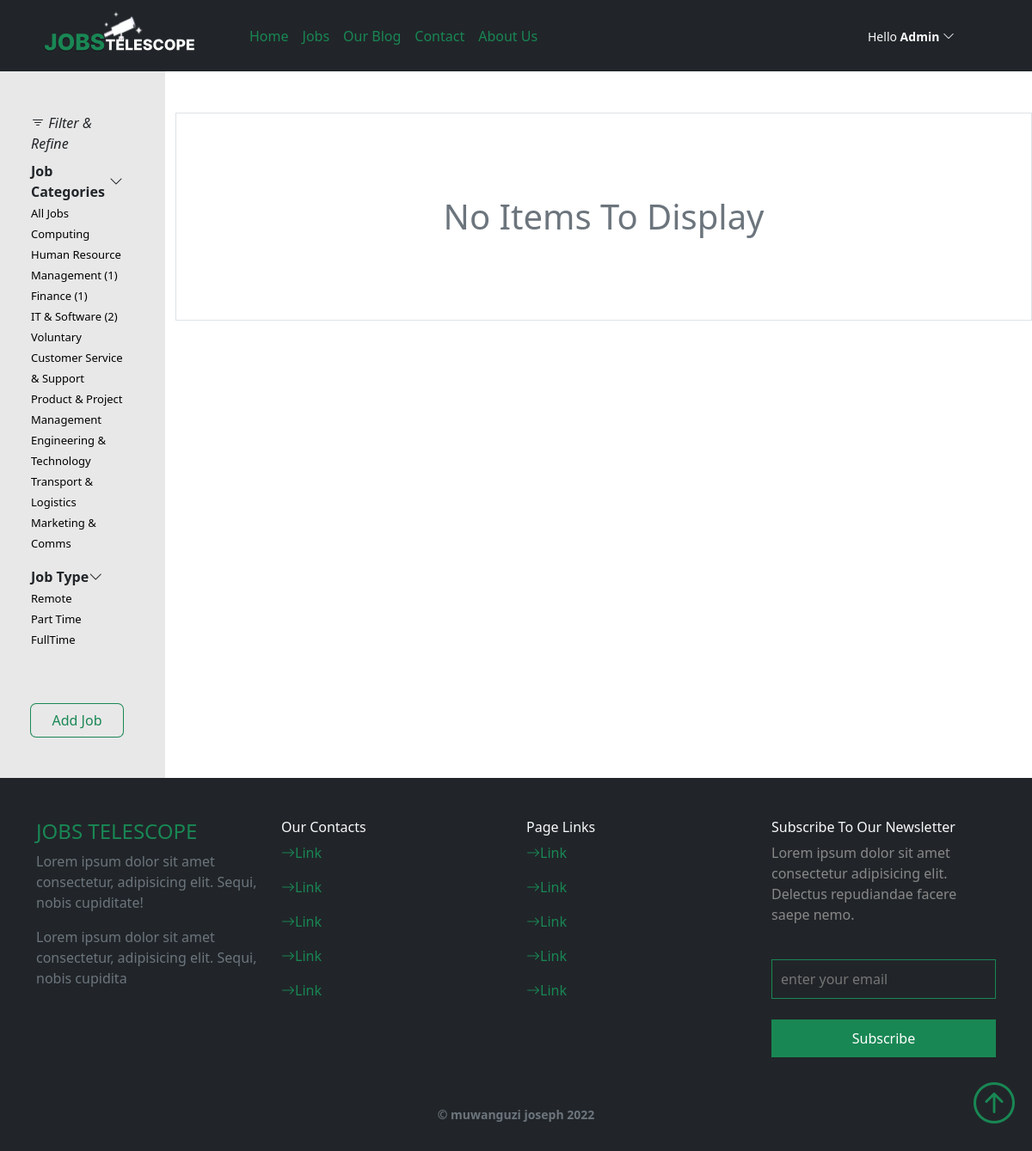
/jobs?query=Computing (signed in), run on the app's committed database.
### core/models.py (models this page shows, shortened)
class SiteUser(AbstractUser):
    GENDER_CHOICES = (("M","Male"),("F","Female"))
    phone_number = models.CharField(max_length=15,null=True)
    birthday = models.DateField(null=True)
    nationality = CountryField(blank_label='(select country)')
    gender = models.CharField(max_length=1,choices=GENDER_CHOICES,null=True)
    profile_pic = models.ImageField(upload_to="profile_pics",default="avatar.jpg")
    biography = models.TextField()
    def __str__(self):
        return self.username
    class Meta:
        swappable = "AUTH_USER_MODEL"

class JobCategory(models.Model):
    name=models.CharField(max_length=100)
    def __str__(self):
        return self.name
    class Meta:
        verbose_name_plural = "job_categories"

### core/views.py (the view, shortened to what this page needs)
# urls.py: path("jobs",views.JobsListView.as_view(),name="jobs_list"),
class JobsListView(ListView):
    model=models.Job
    context_object_name="jobs"
    template_name="pages/jobs.html"
    paginate_by =10
    def get_queryset(self):
        query = self.request.GET.get('query')
        if query:
            return models.Job.objects.filter(Q(category__name__startswith=query ) |Q(category__name__icontains=query ) | Q(title__icontains=query ) | Q(job_type__icontains=query ) | Q(title__startswith=query ) | Q(job_type__startswith=query ))
        return models.Job.objects.all().order_by("-date_published")
    def get_context_data(self, **kwargs):
        context = super().get_context_data(**kwargs)
        context['job_categories']=models.JobCategory.objects.all()
        context['add_job_form'] = AddNewJobForm()
        return context

### core/forms.py
class AddNewJobForm(forms.ModelForm):
    class Meta:
        model=Job
        fields=["title","job_type","expiring_date","description","category","years_of_experience"]
        widgets = {
             'title': forms.TextInput(attrs={'placeholder': 'Title','class':"form-control form-control-input" }),
             'job_type':forms.Select(attrs={'class':'form-select' ,'aria-label':"Default select example" }),
            'expiring_date': forms.SelectDateWidget(attrs={'placeholder': 'Expiry date','class':"form-control form-control-input"}),
             'description': forms.Textarea(attrs={'placeholder': 'Job Description','class':"form-control form-control-input"}),
        }

### templates/pages/jobs.html (shortened to what this page needs)
{%extends '../base.html'%} {% block title %} jobs for you {% endblock title %} {% block content %}
<div class=" row   jobs">
    <aside class="col-md-2 filters p-5">
        <span><i class="bi bi-filter mb-4"> Filter & Refine</i></span>
        <div class="mt-2">
            <div class="accordion-header">
                <strong class="accordion-button" data-bs-toggle="collapse" data-bs-target="#categories" aria-expanded="true" aria-controls="panelsStayOpen-collapseOne">Job Categories <i
                        class="bi bi-chevron-down"></i></strong>
            </div>
            <ul class="p-0 accordion" id="categories">
                <li class="accordion-item" style="background-color: #e8e8e8 !important"><small><a href="{%url 'jobs_list'%}">All Jobs</a></small></li>
                {% for c in job_categories %}
                <li class="accordion-item" style="background-color: #e8e8e8 !important">
                    <small><a href="?query={{c}}">{{c}} {% if c.jobs.count %}
                            ({{c.jobs.count}})
                            {% endif %} </a></small>
                </li> {% endfor %}
            </ul>
        </div>
        <div>
            <div class="accordion-header">
                <strong class="accordion-button" data-bs-toggle="collapse" data-bs-target="#types" aria-expanded="true" aria-controls="panelsStayOpen-collapseOne">Job Type <i class="bi bi-chevron-down"></i></strong>
            </div>
            <ul class="p-0 accordion" id="types">
                <li>
                    <a href="?query=remote"> <small>Remote</small></a>
                </li>
                <li>
                    <a href="?query=part time">
                        <small>Part Time</small>
                    </a>
                </li>
                <li>
                    <a href="?query=full time">
                        <small>FullTime</small>
                    </a>
                </li>
            </ul>
        </div>
        <span class="btn w-100  mt-5" data-bs-toggle="modal" data-bs-target="#add_job">Add Job</span> {% include '../components/add_job_form.html' %}
    </aside>
    <main class=" col-md-10  py-5">
        {% if jobs %}
        <div class=" row justify-content-center p-0 mx-5" style="gap: 32px; ">
            {% for job in jobs %} {% include '../components/job-card.html' %} {% endfor %} {% else %}
            <div class="p-5 border">
                <h1 class="text-center text-muted m-5">No Items To Display</h1>
            </div>{% endif %} {% include '../components/paginator.html' %}
        </div>
{% endblock content %}

### templates/components/navbar.html (shortened to what this page needs)
{% load static %}
<nav class="navbar navbar-expand-lg bg-dark">
    <div class="container">
        <a class="navbar-brand" href="{%url 'index'%}"><img src="{%static 'images/logo.svg'%}" style="width: 200px;"></a>
        <div class="collapse navbar-collapse " id="navbarNavDropdown">
            <ul class="navbar-nav mx-4 ">
                <li class="nav-item">
                    <a class="nav-link " href="{%url 'index'%}">Home</a>
                </li>
                <li class="nav-item">
                    <a class="nav-link" href="{%url 'jobs_list'%}">Jobs</a>
                </li>
                <li class="nav-item">
                    <a class="nav-link" href="{%url 'posts_list'%}">Our Blog</a>
                </li>
                <li class="nav-item">
                    <a class="nav-link" href="#">Contact</a>
                </li>
                <li class="nav-item">
                    <a class="nav-link" href="#">About Us</a>
                </li>
            </ul>
            <div class="auth-box py-2">
                {% if user.is_authenticated %}
                <div class="dropdown me-5 ">
                    <span class="user" data-bs-toggle="dropdown" aria-expanded="false">
                        <small class="text-light text-center">Hello <strong>{{user}}</strong> <i class="bi bi-chevron-down"></i></small>
                    </span>
                </div>
                {% else %}
                <a href="{%url 'account_login'%}" class="text-light">
                    <span class="nav-login-btn px-4 rounded-pill py-2">Sign in</span>
                    <a href="{%url 'account_signup'%}" class="text-light">
                        <span class="nav-signin-btn px-4 rounded-pill py-2">Sign up</span></a>
                </a> {% endif %}
            </div>
        </div>
    </div>
</nav>

### static/styles/styles.css (style rules this page uses)
* { margin: 0; padding: 0; box-sizing: border-box; position: relative; }
:root { --gray: #e8e8e8; --gray-shade: rgb(136, 136, 136); --primary: var(--bs-success); --black-shade: rgb(64, 65, 65); --primary-shade: rgb(227, 255, 227); }
body { scroll-behavior: smooth; background-color: #fff; max-width: 1500px; margin: 0 auto; overflow-x: hidden; }
h1, h2, h3, h4, h5, h6 { overflow-x: visible; color: rgb(13, 9, 31); }
li { list-style-type: none; }
a { text-decoration: none; color: initial; }
img { width: 100%; height: 100%; object-fit: cover; }
.nav-link { color: var(--primary); }
.jobs small { font-size: small; }
.job-card div:first-child, .jobs aside { border-right: 1px solid #e8e8e8 !important; }
.jobs aside .btn { color: var(--primary); box-shadow: 0 0 0 1px var(--primary); font-weight: lighter; }
.accordion, .accordion-item { border: none; }
.user { cursor: pointer; }
.user i, .dropdown-item { transition: all 0.2s ease; }
aside, .accordion { background-color: #e8e8e8 !important; }
.navbar-collapse { display: flex; justify-content: space-between; align-items: flex-end; }

### data on the page
SiteUser: username "Admin"
JobCategory: name "Computing"
JobCategory: name "Human Resource Management", jobs.count "1"
JobCategory: name "Finance", jobs.count "1"
JobCategory: name "IT & Software", jobs.count "2"
JobCategory: name "Voluntary"
JobCategory: name "Customer Service & Support"
JobCategory: name "Product & Project Management"
JobCategory: name "Engineering & Technology"
JobCategory: name "Transport & Logistics"
JobCategory: name "Marketing & Comms"
